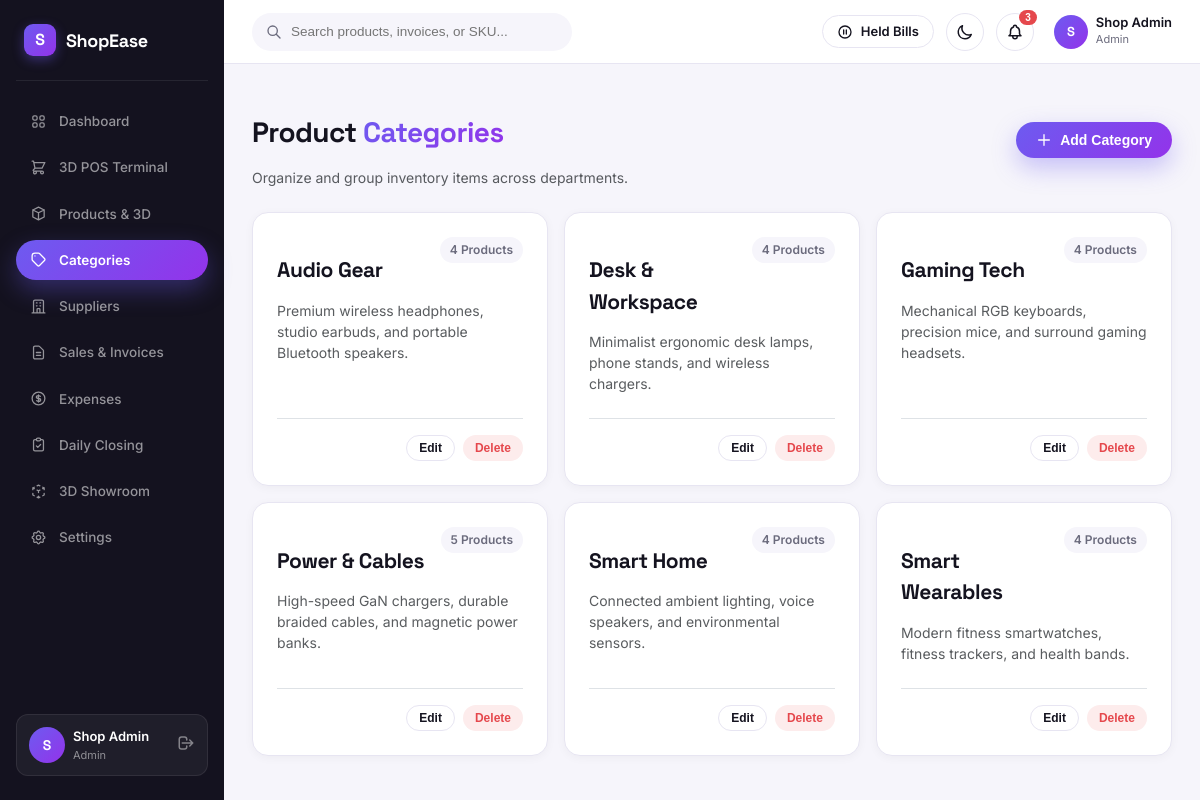
/pages/categories.php (signed in), run on the app's committed database.
### tables this page shows
CREATE TABLE `categories` (
  `id` INT UNSIGNED AUTO_INCREMENT PRIMARY KEY,
  `name` VARCHAR(100) NOT NULL UNIQUE,
  `description` TEXT NULL,
  `icon_3d_path` VARCHAR(255) NULL,
  `created_at` DATETIME NOT NULL DEFAULT CURRENT_TIMESTAMP
);

### classes/Auth.php (called while the page is built, shortened)
<?php
class Auth {
    public static function check(): bool {
        return !empty($_SESSION[self::SESSION_USER_KEY]['id']);
    }
    public static function user(): ?array {
        return $_SESSION[self::SESSION_USER_KEY] ?? null;
    }
    public static function role(): ?string {
        return $_SESSION[self::SESSION_USER_KEY]['role'] ?? null;
    }
    public static function isAdmin(): bool {
        return self::role() === 'admin';
    }
}

### config/config.php (called while the page is built, shortened)
<?php
spl_autoload_register(function ($class) {
    $file = ROOT_PATH . '/classes/' . str_replace('\\', '/', $class) . '.php';
});
function e(?string $string): string {
    return htmlspecialchars((string)$string, ENT_QUOTES | ENT_SUBSTITUTE, 'UTF-8');
}
function url(string $path = ''): string {
    $cleanPath = ltrim($path, '/');
    return BASE_URL . ($cleanPath ? '/' . $cleanPath : '');
}
function asset(string $path = ''): string {
    return url('assets/' . ltrim($path, '/'));
}

### classes/Database.php (called while the page is built, shortened)
<?php
class Database {
    private static ?PDO $instance = null;
    public static function getInstance(): PDO {
        if (self::$instance === null) {
            $dsn = sprintf(
                'mysql:host=%s;port=%s;dbname=%s;charset=%s',
                DB_HOST,
                DB_PORT,
                DB_NAME,
                DB_CHARSET
            );
            $options = [
                PDO::ATTR_ERRMODE            => PDO::ERRMODE_EXCEPTION,
                PDO::ATTR_DEFAULT_FETCH_MODE => PDO::FETCH_ASSOC,
                PDO::ATTR_EMULATE_PREPARES   => false,
            ];
            try {
                self::$instance = new PDO($dsn, DB_USER, DB_PASS, $options);
                self::$instance->exec("SET NAMES " . DB_CHARSET . " COLLATE utf8mb4_unicode_ci");
            } catch (PDOException $e) {
                error_log("Database Connection Error: " . $e->getMessage());
                if (defined('APP_ENV') && APP_ENV === 'development') {
                    die("Database Connection Error: " . htmlspecialchars($e->getMessage()));
                } else {
                    die("A database connection error occurred. Please contact the administrator.");
                }
            }
        }
        return self::$instance;
    }
    public static function query(string $sql, array $params = []): PDOStatement {
        $stmt = self::getInstance()->prepare($sql);
        $stmt->execute($params);
        return $stmt;
    }
    public static function fetch(string $sql, array $params = []): ?array {
        $stmt = self::query($sql, $params);
        $result = $stmt->fetch();
        return $result ?: null;
    }
    public static function fetchAll(string $sql, array $params = []): array {
        return self::query($sql, $params)->fetchAll();
    }
}

### classes/Category.php (called while the page is built, shortened)
<?php
class Category {
    public static function getAll(): array {
        $sql = "SELECT c.*, COUNT(p.id) as product_count
                FROM `categories` c
                LEFT JOIN `products` p ON p.category_id = c.id AND p.is_active = 1
                GROUP BY c.id
                ORDER BY c.name ASC";
        return Database::fetchAll($sql);
    }
}

### pages/categories.php (the view, shortened to what this page needs)
<?php
require_once __DIR__ . '/../config/config.php';
$categories = Category::getAll();
require_once __DIR__ . '/../includes/header.php';
?>
<div class="d-flex justify-content-between align-items-center mb-4 flex-wrap gap-2">
    <div>
        <h1 class="h3 mb-1">Product <span class="grad-text">Categories</span></h1>
        <p class="text-muted small mb-0">Organize and group inventory items across departments.</p>
    </div>
    <?php if (Auth::isAdmin()): ?>
    <button class="btn-primary-grad" onclick="openCategoryModal()">
        <svg style="width: 16px; height: 16px;" fill="none" stroke="currentColor" viewBox="0 0 24 24"><path stroke-linecap="round" stroke-linejoin="round" stroke-width="2" d="M12 4v16m8-8H4"></path></svg>
        <span>Add Category</span>
    </button>
    <?php endif; ?>
</div>
<div class="row g-3">
    <?php foreach ($categories as $cat): ?>
    <div class="col-md-6 col-lg-4">
        <div class="se-card p-4 h-100 d-flex flex-column justify-content-between" data-tilt>
            <div>
                <div class="d-flex justify-content-between align-items-start mb-2">
                    <h2 class="h5 mb-0"><?= e($cat['name']) ?></h2>
                    <span class="status-pill neutral"><?= (int)$cat['product_count'] ?> Products</span>
                </div>
                <p class="text-muted small mb-4">
                    <?= e($cat['description'] ?: 'No detailed description provided.') ?>
                </p>
            </div>
            <?php if (Auth::isAdmin()): ?>
            <div class="d-flex justify-content-end gap-2 border-top pt-3">
                <button type="button" class="btn-ghost" style="padding: 4px 12px; font-size: 12px;"
                        onclick='editCategory(<?= json_encode($cat, JSON_HEX_TAG|JSON_HEX_APOS|JSON_HEX_QUOT|JSON_HEX_AMP) ?>)'>
                    Edit
                </button>
                <form method="POST" onsubmit="return confirm('Delete this category?');" style="display:inline;">
                    <button type="submit" class="status-pill danger border-0" style="cursor: pointer; padding: 6px 12px;">Delete</button>
                </form>
            </div>
            <?php endif; ?>
        </div>
    </div>
    <?php endforeach; ?>
</div>
<?php require_once __DIR__ . '/../includes/footer.php'; ?>

### includes/header.php (shortened to what this page needs)
<?php
$currentUser = Auth::user();
$userTheme = $currentUser['theme'] ?? 'light';
?>
<!DOCTYPE html>
<html lang="en" data-theme="<?= e($userTheme) ?>">
<head>
    <link rel="stylesheet" href="https://cdn.jsdelivr.net/npm/bootstrap@5.3.3/dist/css/bootstrap-grid.min.css">
    <link rel="stylesheet" href="https://cdn.jsdelivr.net/npm/bootstrap@5.3.3/dist/css/bootstrap-utilities.min.css">
    <link rel="stylesheet" href="https://cdn.jsdelivr.net/npm/bootstrap-icons@1.11.3/font/bootstrap-icons.min.css">
    <link rel="stylesheet" href="<?= asset('css/theme.css') ?>">
</head>
<body>
<?php if (Auth::check()): ?>
<div class="app-shell">
    <?php require_once __DIR__ . '/sidebar.php'; ?>
    <div class="main-wrapper">
        <?php require_once __DIR__ . '/topbar.php'; ?>
        <main class="content-body">
<?php endif; ?>

### includes/sidebar.php (shortened to what this page needs)
<?php
$currentPage = basename($_SERVER['PHP_SELF'] ?? '');
$user = Auth::user();
$isAdmin = Auth::isAdmin();
$initial = strtoupper(substr($user['name'] ?? 'U', 0, 1));
?>
<aside class="sidebar">
    <div>
        <a href="<?= url('index.php') ?>" class="sidebar-brand">
            <div class="brand-icon-box">S</div>
            <span class="brand-text">ShopEase</span>
        </a>
        <nav class="sidebar-nav">
            <?php if ($isAdmin): ?>
            <a href="<?= url('pages/dashboard.php') ?>" class="sidebar-item <?= ($currentPage === 'dashboard.php') ? 'active' : '' ?>">
                <span>Dashboard</span>
            </a>
            <?php endif; ?>
            <a href="<?= url('pages/pos.php') ?>" class="sidebar-item <?= ($currentPage === 'pos.php') ? 'active' : '' ?>">
                <svg fill="none" stroke="currentColor" viewBox="0 0 24 24"><path stroke-linecap="round" stroke-linejoin="round" d="M3 3h2l.4 2M7 13h10l4-8H5.4M7 13L5.4 5M7 13l-2.293 2.293c-.63.63-.184 1.707.707 1.707H17m0 0a2 2 0 100 4 2 2 0 000-4zm-8 2a2 2 0 11-4 0 2 2 0 014 0z"></path></svg>
                <span>3D POS Terminal</span>
            </a>
            <a href="<?= url('pages/products.php') ?>" class="sidebar-item <?= ($currentPage === 'products.php') ? 'active' : '' ?>">
                <svg fill="none" stroke="currentColor" viewBox="0 0 24 24"><path stroke-linecap="round" stroke-linejoin="round" d="M20 7l-8-4-8 4m16 0l-8 4m8-4v10l-8 4m0-10L4 7m8 4v10M4 7v10l8 4"></path></svg>
                <span>Products & 3D</span>
            </a>
            <a href="<?= url('pages/categories.php') ?>" class="sidebar-item <?= ($currentPage === 'categories.php') ? 'active' : '' ?>">
                <svg fill="none" stroke="currentColor" viewBox="0 0 24 24"><path stroke-linecap="round" stroke-linejoin="round" d="M7 7h.01M7 3h5c.512 0 1.024.195 1.414.586l7 7a2 2 0 010 2.828l-7 7a2 2 0 01-2.828 0l-7-7A1.994 1.994 0 013 12V7a4 4 0 014-4z"></path></svg>
                <span>Categories</span>
            </a>
            <?php if ($isAdmin): ?>
            <a href="<?= url('pages/suppliers.php') ?>" class="sidebar-item <?= ($currentPage === 'suppliers.php') ? 'active' : '' ?>">
                <svg fill="none" stroke="currentColor" viewBox="0 0 24 24"><path stroke-linecap="round" stroke-linejoin="round" d="M19 21V5a2 2 0 00-2-2H7a2 2 0 00-2 2v16m14 0h2m-2 0h-5m-9 0H3m2 0h5M9 7h1m-1 4h1m4-4h1m-1 4h1m-5 10v-5a1 1 0 011-1h2a1 1 0 011 1v5m-4 0h4"></path></svg>
                <span>Suppliers</span>
            </a>
            <?php endif; ?>
            <a href="<?= url('pages/sales.php') ?>" class="sidebar-item <?= ($currentPage === 'sales.php') ? 'active' : '' ?>">
                <svg fill="none" stroke="currentColor" viewBox="0 0 24 24"><path stroke-linecap="round" stroke-linejoin="round" d="M9 12h6m-6 4h6m2 5H7a2 2 0 01-2-2V5a2 2 0 012-2h5.586a1 1 0 01.707.293l5.414 5.414a1 1 0 01.293.707V19a2 2 0 01-2 2z"></path></svg>
                <span>Sales & Invoices</span>
            </a>
            <?php if ($isAdmin): ?>
            <a href="<?= url('pages/expenses.php') ?>" class="sidebar-item <?= ($currentPage === 'expenses.php') ? 'active' : '' ?>">
                <svg fill="none" stroke="currentColor" viewBox="0 0 24 24"><path stroke-linecap="round" stroke-linejoin="round" d="M12 8c-1.657 0-3 .895-3 2s1.343 2 3 2 3 .895 3 2-1.343 2-3 2m0-8c1.11 0 2.08.402 2.599 1M12 8V7m0 1v8m0 0v1m0-1c-1.11 0-2.08-.402-2.599-1M21 12a9 9 0 11-18 0 9 9 0 0118 0z"></path></svg>
                <span>Expenses</span>
            </a>
            <a href="<?= url('pages/daily_closing.php') ?>" class="sidebar-item <?= ($currentPage === 'daily_closing.php') ? 'active' : '' ?>">
                <svg fill="none" stroke="currentColor" viewBox="0 0 24 24"><path stroke-linecap="round" stroke-linejoin="round" d="M9 5H7a2 2 0 00-2 2v12a2 2 0 002 2h10a2 2 0 002-2V7a2 2 0 00-2-2h-2M9 5a2 2 0 002 2h2a2 2 0 002-2M9 5a2 2 0 012-2h2a2 2 0 012 2m-6 9l2 2 4-4"></path></svg>
                <span>Daily Closing</span>
            </a>
            <?php endif; ?>
            <a href="<?= url('pages/showroom.php') ?>" class="sidebar-item <?= ($currentPage === 'showroom.php') ? 'active' : '' ?>">
                <svg fill="none" stroke="currentColor" viewBox="0 0 24 24"><path stroke-linecap="round" stroke-linejoin="round" d="M14 10l-2 1m0 0l-2-1m2 1v2.5M20 7l-2 1m2-1l-2-1m2 1v2.5M14 4l-2-1-2 1M4 7l2-1M4 7l2 1M4 7v2.5M12 21l-2-1m2 1l2-1m-2 1v-2.5M6 18l-2-1v-2.5M18 18l2-1v-2.5"></path></svg>
                <span>3D Showroom</span>
            </a>
            <a href="<?= url('pages/profile.php') ?>" class="sidebar-item <?= ($currentPage === 'profile.php') ? 'active' : '' ?>">
                <span>Settings</span>
            </a>
        </nav>
    </div>
    <div class="sidebar-user-card">
        <a href="<?= url('pages/profile.php') ?>" class="d-flex align-items-center gap-2 flex-grow-1 text-decoration-none" style="color: inherit; min-width: 0;">
            <div class="avatar-circle"><?= e($initial) ?></div>
            <div class="user-info-text flex-grow-1 text-truncate">
                <div class="user-name text-truncate"><?= e($user['name'] ?? 'User') ?></div>
                <div class="user-role"><?= e($user['role'] ?? 'cashier') ?></div>
            </div>
        </a>
        <a href="<?= url('logout.php') ?>" title="Logout" style="color: rgba(255,255,255,0.45); text-decoration: none;" aria-label="Sign out">
            <svg style="width: 18px; height: 18px;" fill="none" stroke="currentColor" viewBox="0 0 24 24"><path stroke-linecap="round" stroke-linejoin="round" stroke-width="2" d="M17 16l4-4m0 0l-4-4m4 4H7m6 4v1a3 3 0 01-3 3H6a3 3 0 01-3-3V7a3 3 0 013-3h4a3 3 0 013 3v1"></path></svg>
        </a>
    </div>
</aside>

### includes/topbar.php (shortened to what this page needs)
<?php
$user = Auth::user();
$initial = strtoupper(substr($user['name'] ?? 'U', 0, 1));
$unreadCount = 0;
try {
    $notif = Database::fetch("SELECT COUNT(*) as cnt FROM `notifications` WHERE `is_read` = 0");
    $unreadCount = (int)($notif['cnt'] ?? 0);
} catch (Throwable $t) {
}
?>
<header class="topbar">
    <div class="d-flex align-items-center gap-3">
        <div class="topbar-search d-none d-md-block">
            <input type="text" id="globalSearchInput" placeholder="Search products, invoices, or SKU..." autocomplete="off">
        </div>
    </div>
    <div class="topbar-actions">
        <a href="<?= url('pages/pos.php?action=held_bills') ?>" class="btn-ghost" style="padding: 6px 14px; font-size: 13px;" title="View Held Bills">
            <svg style="width: 16px; height: 16px;" fill="none" stroke="currentColor" viewBox="0 0 24 24"><path stroke-linecap="round" stroke-linejoin="round" stroke-width="2" d="M10 9v6m4-6v6m7-3a9 9 0 11-18 0 9 9 0 0118 0z"></path></svg>
            <span>Held Bills</span>
        </a>
        <button class="btn-icon-topbar" id="themeToggleBtn" aria-label="Toggle theme" title="Toggle Light/Dark Theme">
            <svg id="themeIconMoon" style="width: 18px; height: 18px;" fill="none" stroke="currentColor" viewBox="0 0 24 24"><path stroke-linecap="round" stroke-linejoin="round" stroke-width="2" d="M20.354 15.354A9 9 0 018.646 3.646 9.003 9.003 0 0012 21a9.003 9.003 0 008.354-5.646z"></path></svg>
        </button>
        <button class="btn-icon-topbar" id="notifBellBtn" aria-label="Notifications" title="System Notifications">
            <?php if ($unreadCount > 0): ?>
                <span class="badge-counter"><?= $unreadCount ?></span>
            <?php endif; ?>
        </button>
        <a href="<?= url('pages/profile.php') ?>" class="text-decoration-none d-flex align-items-center gap-2 ps-2" title="My Profile & Settings" style="color: inherit;">
            <?php if (!empty($user['profile_photo'])): ?>
                <img src="<?= asset(e($user['profile_photo'])) ?>" alt="Profile" class="avatar-circle" style="width: 34px; height: 34px; object-fit: cover;">
            <?php else: ?>
                <div class="avatar-circle" style="width: 34px; height: 34px; font-size: 13px;"><?= e($initial) ?></div>
            <?php endif; ?>
            <div class="d-none d-sm-block text-start">
                <div style="font-size: 13px; font-weight: 600; line-height: 1.2;"><?= e($user['name'] ?? 'User') ?></div>
                <div style="font-size: 11px; color: var(--muted);"><?= e(ucfirst($user['role'] ?? 'cashier')) ?></div>
            </div>
        </a>
    </div>
</header>

### includes/footer.php (shortened to what this page needs)
<?php if (Auth::check()): ?>
        </main>
    </div>
</div>
<?php endif; ?>
</body>
</html>

### data on the page
categories: name "Audio Gear", product_count "4", description "Premium wireless headphones, studio earbuds, and portable Bluetooth speakers."
categories: name "Desk & Workspace", product_count "4", description "Minimalist ergonomic desk lamps, phone stands, and wireless chargers."
categories: name "Gaming Tech", product_count "4", description "Mechanical RGB keyboards, precision mice, and surround gaming headsets."
categories: name "Power & Cables", product_count "5", description "High-speed GaN chargers, durable braided cables, and magnetic power banks."
categories: name "Smart Home", product_count "4", description "Connected ambient lighting, voice speakers, and environmental sensors."
categories: name "Smart Wearables", product_count "4", description "Modern fitness smartwatches, fitness trackers, and health bands."

### other printed values
$initial "S"
$user['name'] "Shop Admin"
$user['role'] "Admin"
$unreadCount "3"
